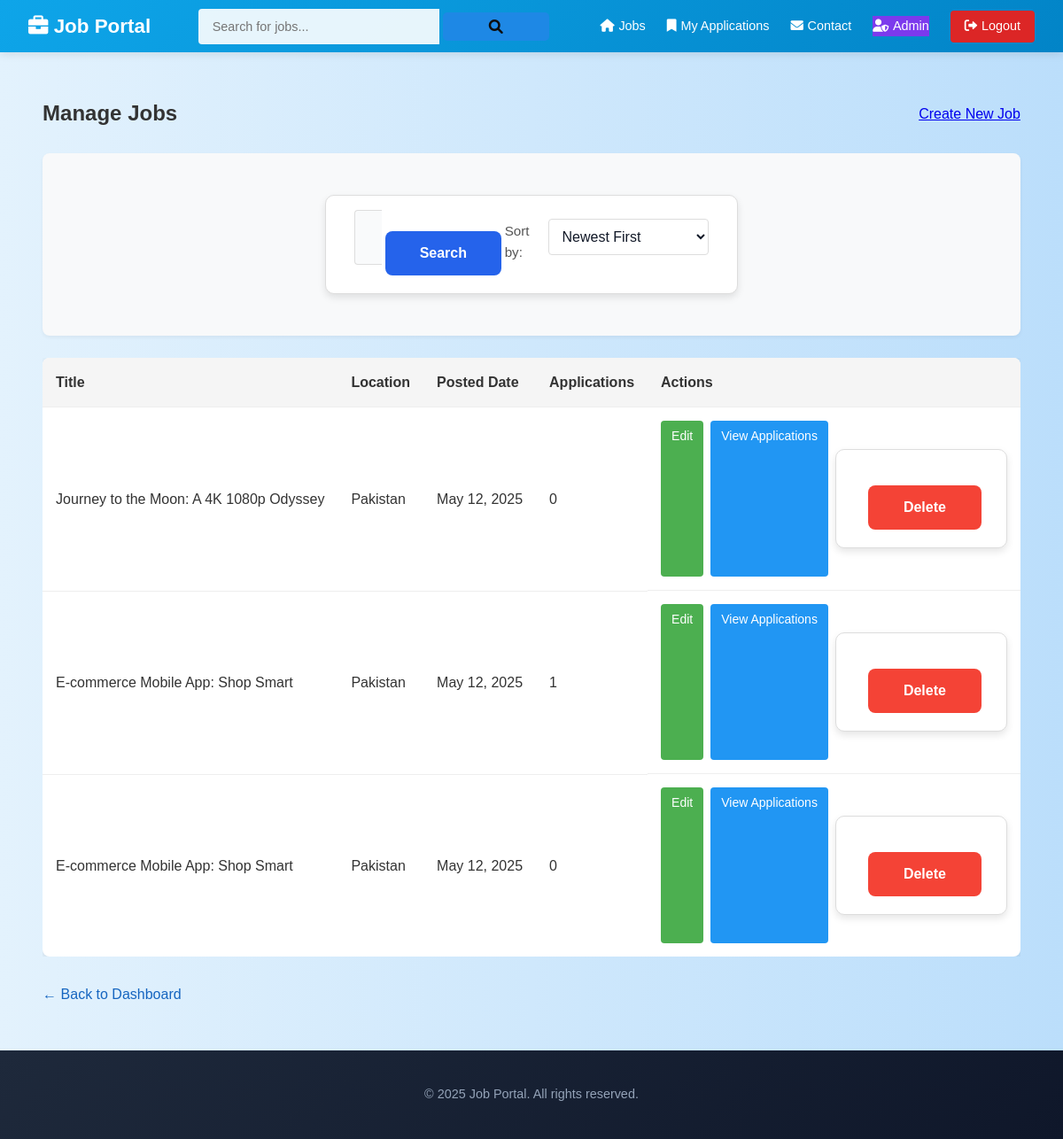
The app's page /manage-jobs/ (signed in) with its own data.
### job_portal/models.py (models this page shows, shortened)
class Job(models.Model):
    title = models.CharField(max_length=255)
    location = models.CharField(max_length=255)
    description = models.TextField()
    created_by = models.ForeignKey(User, on_delete=models.CASCADE, related_name='jobs')
    created_at = models.DateTimeField(auto_now_add=True)
    updated_at = models.DateTimeField(auto_now=True)

### job_portal/views.py (the view, shortened to what this page needs)
# urls.py: path('manage-jobs/', views.manage_jobs, name='manage_jobs'),
@login_required
def manage_jobs(request):
    if request.user.role != 'admin':
        messages.error(request, "You don't have permission to manage jobs.")
        return redirect('job_list')
    jobs = Job.objects.all()
    search_term = request.GET.get('search', '')
    sort_option = request.GET.get('sort', 'newest')
    if sort_option == 'oldest':
        jobs = jobs.order_by('created_at')
    elif sort_option == 'title_asc':
        jobs = jobs.order_by('title')
    elif sort_option == 'title_desc':
        jobs = jobs.order_by('-title')
    elif sort_option == 'applications':
        jobs = jobs.annotate(app_count=Count('applications')).order_by('-app_count')
    else:  # Default is newest
        jobs = jobs.order_by('-created_at')
    paginator = Paginator(jobs, 10)  # Show 10 jobs per page
    page_number = request.GET.get('page', 1)
    jobs = paginator.get_page(page_number)
    return render(request, 'manage_jobs.html', {
        'jobs': jobs,
        'search_term': search_term,
        'sort_option': sort_option
    })

### job_portal/templates/manage_jobs.html (shortened to what this page needs)
{% extends 'base.html' %}
{% block content %}
  <div class="admin-container">
    <div class="admin-header">
      <h2>Manage Jobs</h2>
      <a href="{% url 'create_job' %}" class="btn primary-btn">Create New Job</a>
    </div>
    <div class="search-filter-container">
      <form method="get" class="search-form">
        <div class="search-input-group">
          <input type="text"
                 name="search"
                 placeholder="Search jobs..."
                 value="{{ request.GET.search }}">
          <button type="submit" class="search-btn">Search</button>
        </div>
        <div class="filter-group">
          <label for="sort">Sort by:</label>
          <select name="sort" id="sort" onchange="this.form.submit()">
            <option value="newest"
                    {% if request.GET.sort == 'newest' %}selected{% endif %}>Newest First</option>
          </select>
        </div>
      </form>
    </div>
    {% if jobs %}
      <div class="table-responsive">
        <table class="admin-table">
          <thead>
            <tr>
              <th>Title</th>
              <th>Location</th>
              <th>Posted Date</th>
              <th>Applications</th>
              <th>Actions</th>
            </tr>
          </thead>
          <tbody>
            {% for job in jobs %}
              <tr>
                <td>{{ job.title }}</td>
                <td>{{ job.location }}</td>
                <td>{{ job.created_at|date:"M d, Y" }}</td>
                <td>{{ job.applications.count }}</td>
                <td class="actions">
                  <a href="{% url 'edit_job' job.id %}" class="action-btn edit">Edit</a>
                  <a href="{% url 'job_applications' job.id %}" class="action-btn view">View Applications</a>
                  <form method="post"
                        action="{% url 'delete_job' job.id %}"
                        class="inline-form delete-form">
                    <button type="submit"
                            class="action-btn delete"
                            onclick="return confirm('Are you sure you want to delete this job?')">Delete</button>
                  </form>
                </td>
              </tr>
            {% endfor %}
          </tbody>
        </table>
      </div>
    {% endif %}
    <div class="admin-footer">
      <a href="{% url 'admin_dashboard' %}" class="back-link">← Back to Dashboard</a>
    </div>
  </div>
{% endblock %}

### job_portal/templates/base.html (shortened to what this page needs)
{% load static %}
<!DOCTYPE html>
<html lang="en">
  <head>
    <link rel="stylesheet" href="{% static 'css/style.css' %}" />
    <link rel="stylesheet"
          href="https://cdnjs.cloudflare.com/ajax/libs/font-awesome/6.0.0/css/all.min.css" />
  </head>
  <body>
    {% if user.is_authenticated %}
      <nav class="navbar">
        <div class="nav-brand">
          <i class="fas fa-briefcase"></i>
          Job Portal
        </div>
        <div class="nav-search">
          <div class="search-form">
            <input type="text"
                   id="searchBar"
                   placeholder="Search for jobs..."
                   {% if request.GET.search %}value="{{ request.GET.search }}"{% endif %}>
            <button onclick="searchJobs()">
              <i class="fas fa-search"></i>
            </button>
          </div>
        </div>
        <div class="nav-items">
          <a href="{% url 'job_list' %}"
             {% if request.path == '/' %}class="active"{% endif %}>
            <i class="fas fa-home"></i> Jobs
          </a>
          <a href="{% url 'my_applications' %}"
             {% if request.path == '/my-applications/' %}class="active"{% endif %}>
            <i class="fas fa-bookmark"></i> My Applications
          </a>
          <a href="{% url 'contact_support' %}"
             {% if request.path == '/contact/' %}class="active"{% endif %}>
            <i class="fas fa-envelope"></i> Contact
          </a>
          {% if user.role == 'admin' %}
            <a href="/admin/" class="admin-btn">
              <i class="fas fa-user-shield"></i> Admin
            </a>
          {% endif %}
          <a href="{% url 'logout' %}" class="logout-btn">
            <i class="fas fa-sign-out-alt"></i> Logout
          </a>
        </div>
      </nav>
    {% endif %}
    {% block content %}{% endblock %}
    <footer class="site-footer">
      <div class="footer-bottom">
        <p>© {% now "Y" %} Job Portal. All rights reserved.</p>
      </div>
    </footer>
  </body>
</html>

### records on screen
Job: title "Journey to the Moon: A 4K 1080p Odyssey", location "Pakistan", created_at "May 12, 2025", applications.count "0"
Job: title "E-commerce Mobile App: Shop Smart", location "Pakistan", created_at "May 12, 2025", applications.count "1"
Job: title "E-commerce Mobile App: Shop Smart", location "Pakistan", created_at "May 12, 2025", applications.count "0"
